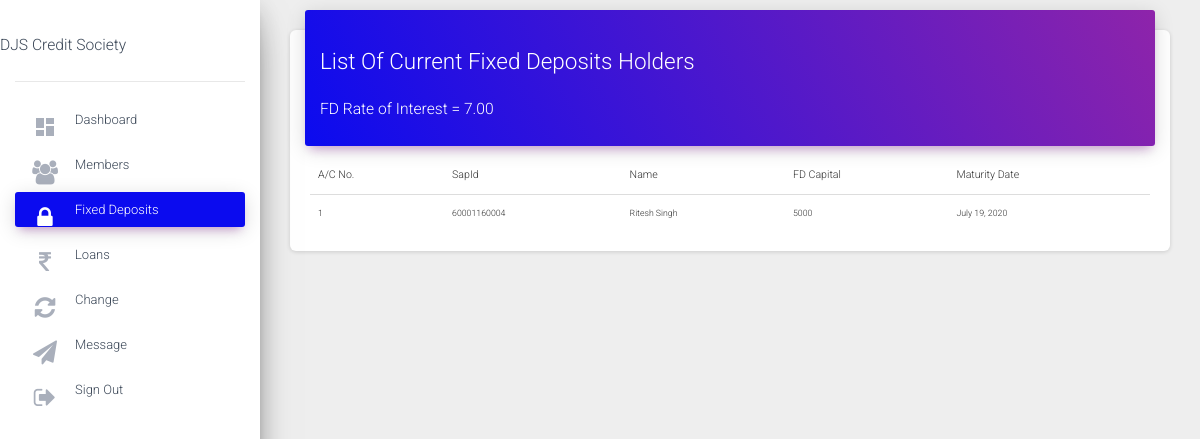
The page /csadmin/fixeddeposits (signed in) on the database as committed earlier.
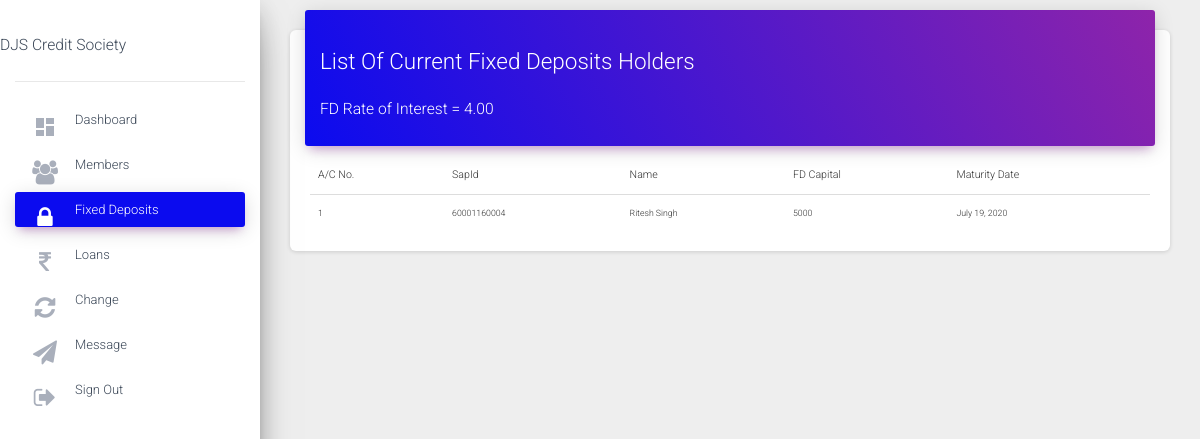
The same page on the database as committed later.
### status/models.py (models this page shows)
class interests(models.Model):
    sharedividend=models.DecimalField(blank=True,null=True,default=0,max_digits=10,decimal_places=2)
    cddividend=models.DecimalField(blank=True,null=True,default=0,max_digits=10,decimal_places=2)
    fdinterest=models.DecimalField(blank=True,null=True,default=0,max_digits=10,decimal_places=2)
    emerloaninterest=models.DecimalField(blank=True,null=True,default=0,max_digits=10,decimal_places=2)
    longloaninterest=models.DecimalField(blank=True,null=True,default=0,max_digits=10,decimal_places=2)
    year=models.IntegerField(default=0,null=True)

### csadmin/views.py (the view)
# urls.py: path('fixeddeposits', views.fixeddeposits,name="fixeddeposits"),
@login_required
def fixeddeposits(request):
    users=Account.objects.all
    Interests=interests.objects.all().last()
    context={
        'fdadmin':users,
        'Interests':Interests,
        'Bank':"active"
    }
    return render (request,'fd_admin.html',context=context)

### csadmin/templates/fd_admin.html (shortened to what this page needs)
{%extends 'base.html'%}
{%block content%}
<main role="main" class="col-md-8 col-lg-12 px-4">
  <div class="content">
    <div class="container-fluid">
      <div class="row">
        <div class="col-md-12">
          <div class="card">
            <div class="card-header card-header-primary">
              <h1 class="h2">List Of Current Fixed Deposits Holders</h1>
              <h3>FD Rate of Interest = {{Interests.fdinterest}}</h3>
            </div>
            <div class="card-body">
              <div class="table-responsive">
                <table class="table">
                  <thead>
                    <tr>
                      <th>A/C No.</th>
                      <th>SapId</th>
                      <th>Name</th>
                      <th>FD Capital</th>
                      <th>Maturity Date</th>
                    </tr>
                  </thead>
                  <tbody>
              {%for i in fdadmin%}
                    {%if i.fdcapital != 0%}
                <tr>
                  <td>{{i.accountnumber}}</td>
                  <td>{{i.sapid}}</td>
                  <td>{{i.name}}</td>
                  <td>{{i.fdcapital}}</td>
                  <td>{{i.fdmaturitydate}}</td>
                    {%endif%}
                </tr>
              {%endfor%}
              </tbody>
                </table>
              </div>
            </div>
          </div>
        </div>
  </div>
  </div>
</main>
{%endblock%}

Rows that differ between the two databases and show on the page:
no longer on this page (row unchanged): interests: fdinterest "7.00"
added interests: fdinterest "4.00"
